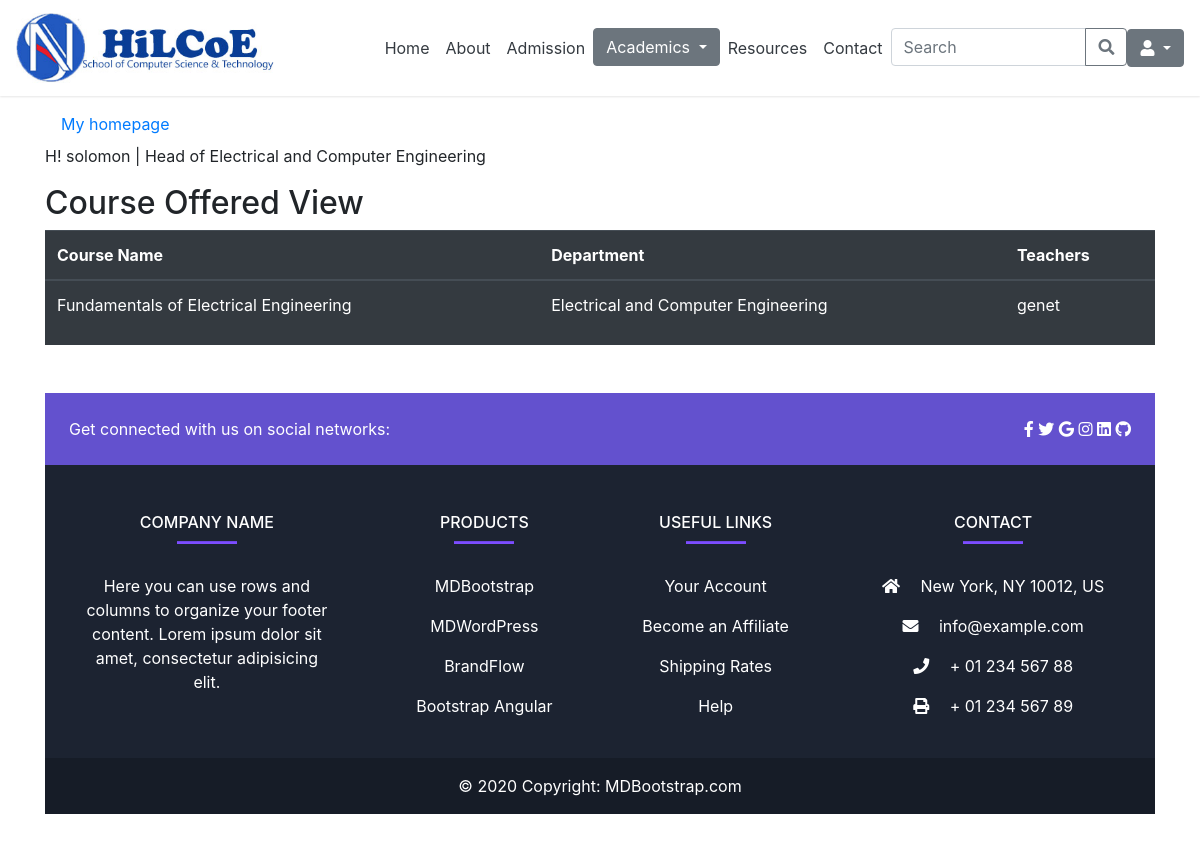
The page /admin_app/head/course_offering_view/ (signed in) on the database its author committed.
### admin_app/models.py (models this page shows, shortened)
class UserProfile(models.Model):
    user = models.OneToOneField(User, on_delete=models.CASCADE)
    bio = models.TextField(default='Enter your bio briefly')
    role = models.CharField(max_length=20, choices=roles, default='student')
    department = models.ForeignKey(Department, on_delete=models.CASCADE, null=True, blank=True)
    academic_year = models.CharField(max_length=20, choices=year, null=True, blank=True)
    semester = models.CharField(max_length=20, choices=semester, null=True, blank=True)
    title = models.CharField(max_length=20, choices=title_choices, null=True, blank=True)
    stream = models.ForeignKey(Stream, on_delete=models.CASCADE, null=True, blank=True)
    program = models.ForeignKey(Program, on_delete=models.CASCADE, null=True, blank=True)

class Department(models.Model):
  name = models.CharField(max_length=50, null=True, blank=True)
  department_head = models.CharField(max_length=50, null=True, blank=True)
  def __str__(self):
        return self.name if self.name else "Unnamed Stream"

class Course(models.Model):
    name = models.CharField(max_length=100)
    teachers = models.ManyToManyField(UserProfile, related_name="courses_taught", null=True, blank=True)
    students = models.ManyToManyField(UserProfile, related_name="courses_registered", null=True, blank=True)
    department = models.ForeignKey(Department, on_delete=models.CASCADE)
    stream = models.ForeignKey(Stream, on_delete=models.CASCADE, null=True, blank=True)
    program = models.ForeignKey(Program, on_delete=models.CASCADE, null=True, blank=True)
    academic_year = models.CharField(max_length=20, choices=year, default='first')
    semester = models.CharField(max_length=20, choices=semester, default='first')

### admin_app/views.py (the view)
# urls.py: path('head/course_offering_view/', views.course_offering_view, name='course-offering-view'),
def course_offering_view(request):
    user_profile = UserProfile.objects.get(user=request.user)
    department = user_profile.department
    courses_with_teachers = Course.objects.filter(department=department).prefetch_related('teachers').all()
    return render(request, 'admin_app/head/course_offering_view.html', {'courses_with_teachers': courses_with_teachers,
                                                                        'profile':user_profile })

### templates/admin_app/head/course_offering_view.html (shortened to what this page needs)
{% extends 'base.html' %}
{% block content %}
<div class="container my-5">
    <a class="nav-link text-black" href="
        {% url 'admin-dashboard' %}">My homepage </a>
    <p> H! {{ profile.user.username }} | Head of {{ profile.department }} </p>
    <h2>Course Offered View</h2>
    <table class="table table-dark">
        <thead>
            <tr>
                <th>Course Name</th>
                <th>Department</th>
                <th>Teachers</th>
            </tr>
        </thead>
        <tbody>
            {% for course in courses_with_teachers %}
            <tr>
                <td>{{ course.name }}</td>
                <td>{{ course.department.name }}</td>
                <td>
                    <ul class="list-unstyled">
                        {% for teacher in course.teachers.all %}
                        <li>{{ teacher.user.username }}</li>
                        {% endfor %}
                    </ul>
                </td>
            </tr>
            {% endfor %}
        </tbody>
    </table>
{% endblock %}

### rows shown on the page
UserProfile: user.username "solomon", department "Electrical and Computer Engineering"
Course: name "Fundamentals of Electrical Engineering", department.name "Electrical and Computer Engineering"
UserProfile: user.username "genet"
